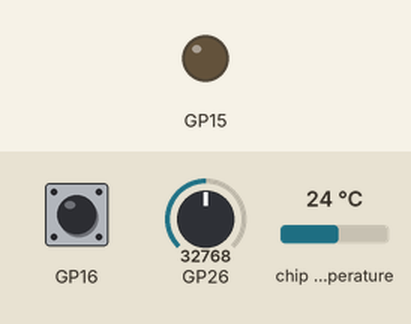
Recording of a program running on a simulated Raspberry Pi Pico running MicroPython. On the bench: output pins drawn as LEDs (lit = HIGH). Inputs (shaded band) come from the test bench; at power-on: GP16 HIGH, GP26 = 32768, chip temperature 24 °C (analog values on the 0–65535 scale). WiFi joins after 1.5 s; random numbers come from a fixed seed; no MQTT or app messages arrive unless stated; library files of the repository ran but are not shown: 1 file(s); what the program prints to the serial console is not drawn.

Above: at 3.3 s.
3.4 s: GP16 pulled LOW for 1 s
At 4.8 s:
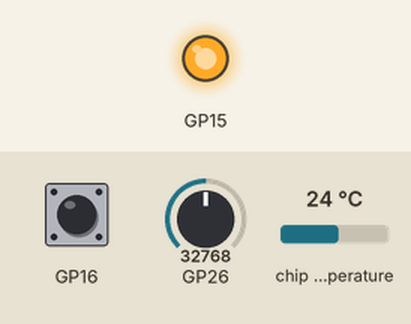
5.9 s: GP16 pulled LOW for 3.2 s
At 7.5 s:
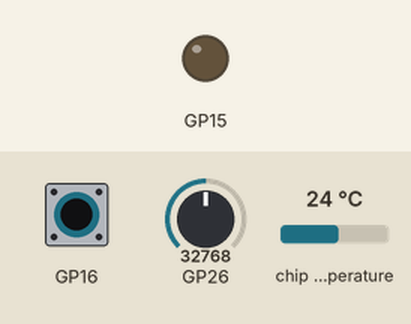
Timing chart, 0 to 9.0 s (numbered marks = the images above; inputs shaded):
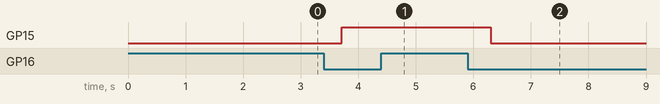

The program:

main.py
```python
import json
import gc
import machine
import time
try:
    import uos as os
except ImportError:
    import os

from actuator import MultiRelayController
from button_input import ButtonInput
from mqtt_service import MQTTService
from offline_queue import OfflinePublishQueue
from edge_sensors import SensorReader
from topic_builder import build_topics, button_state_topic, relay_state_topic
from wifi_manager import WiFiManager

try:
    import config
except ImportError:
    raise RuntimeError("Missing config.py. Copy config.example.py to config.py first.")


def now_ms():
    return time.ticks_ms()


def ticks_elapsed_ms(start_ms):
    return time.ticks_diff(now_ms(), start_ms)


def cfg(name, default_value):
    return getattr(config, name, default_value)


def load_wifi_credentials():
    ssid = config.WIFI_SSID
    password = config.WIFI_PASSWORD

    if not cfg("WIFI_USE_CREDENTIAL_FILE", False):
        return ssid, password

    path = cfg("WIFI_CREDENTIALS_PATH", "wifi_credentials.json")
    try:
        with open(path, "r") as fp:
            data = json.loads(fp.read())
            file_ssid = str(data.get("ssid", "")).strip()
            file_password = str(data.get("password", ""))
            if file_ssid:
                return file_ssid, file_password
    except Exception:
        pass

    return ssid, password


def clear_wifi_credentials_file():
    if not cfg("WIFI_USE_CREDENTIAL_FILE", False):
        return False

    path = cfg("WIFI_CREDENTIALS_PATH", "wifi_credentials.json")
    try:
        os.remove(path)
        return True
    except Exception:
        return False


if cfg("CPU_FREQ_HZ", None):
    try:
        machine.freq(cfg("CPU_FREQ_HZ", None))
    except Exception:
        pass


wifi_ssid, wifi_password = load_wifi_credentials()

wifi = WiFiManager(
    wifi_ssid,
    wifi_password,
    wifi_pm=cfg("WIFI_PM", None),
)

sensors = SensorReader(
    humidity_source=cfg("HUMIDITY_SOURCE", "simulated"),
    dht22_pin=cfg("DHT22_PIN", None),
)

relays = MultiRelayController(cfg("RELAYS", [{"id": "1", "pin": 15, "active_high": True}]))
topics = build_topics(config.TEAM_ID, config.DEVICE_ID)
queue = OfflinePublishQueue(max_items=cfg("OFFLINE_QUEUE_MAX", 80))

RELAY_IDS = relays.relay_ids()
DEFAULT_RELAY_ID = RELAY_IDS[0] if RELAY_IDS else "1"
CONNECTED_IP = ""
CONNECTED_MAC = ""
PAIRING_MODE_UNTIL_MS = 0

button = None
if cfg("BUTTON_ENABLED", False):
    try:
        hold_marks = [
            cfg("BUTTON_LONG_PRESS_STAGE1_MS", 3000),
            cfg("BUTTON_LONG_PRESS_STAGE2_MS", 8000),
        ]
        button = ButtonInput(
            pin_no=cfg("BUTTON_PIN", 16),
            pull_up=cfg("BUTTON_PULL_UP", True),
            active_low=cfg("BUTTON_ACTIVE_LOW", True),
            debounce_ms=cfg("BUTTON_DEBOUNCE_MS", 80),
            hold_marks_ms=hold_marks,
        )
    except Exception:
        button = None

wdt = None
if cfg("WATCHDOG_ENABLED", True):
    try:
        wdt = machine.WDT(timeout=cfg("WATCHDOG_TIMEOUT_MS", 8000))
    except Exception:
        wdt = None


def on_message(topic_bytes, payload_bytes):
    topic = topic_bytes.decode("utf-8")
    payload_raw = payload_bytes.decode("utf-8").strip()
    payload_upper = payload_raw.upper()

    relay_id = parse_relay_id_from_topic(topic)
    command = payload_upper

    if payload_raw.startswith("{") and payload_raw.endswith("}"):
        try:
            payload_json = json.loads(payload_raw)
            relay_id = str(payload_json.get("relay", relay_id or DEFAULT_RELAY_ID))
            command = str(payload_json.get("command", "")).strip().upper()
        except Exception:
            pass

    relay_id = relay_id or DEFAULT_RELAY_ID

    if not relays.has_relay(relay_id):
        return

    if command == "ON":
        relays.turn_on(relay_id)
    elif command == "OFF":
        relays.turn_off(relay_id)
    elif command == "TOGGLE":
        relays.toggle(relay_id)
    else:
        return

    publish_or_queue(relay_state_topic(topics["base"], relay_id), relays.state_text(relay_id), retain=True)


def parse_relay_id_from_topic(topic):
    prefix = topics["base"] + "/relay/"
    suffix = "/cmd"

    if not topic.startswith(prefix) or not topic.endswith(suffix):
        return None

    relay_id = topic[len(prefix) : -len(suffix)]
    if "/" in relay_id or relay_id == "":
        return None

    return relay_id


mqtt = MQTTService(
    client_id=config.DEVICE_ID,
    broker=config.MQTT_BROKER,
    port=config.MQTT_PORT,
    username=config.MQTT_USERNAME or None,
    password=config.MQTT_PASSWORD or None,
    keepalive=config.MQTT_KEEPALIVE,
    callback=on_message,
)


def feed_watchdog():
    if wdt is not None:
        try:
            wdt.feed()
        except Exception:
            pass


def power_sleep_ms(duration_ms):
    if duration_ms <= 0:
        return

    if cfg("USE_LIGHT_SLEEP", True):
        try:
            machine.lightsleep(duration_ms)
            return
        except Exception:
            pass

    time.sleep_ms(duration_ms)


def _direct_publish(topic, message, retain=False):
    mqtt.publish(topic, message, retain=retain)


def publish_or_queue(topic, message, retain=False):
    try:
        _direct_publish(topic, message, retain=retain)
    except Exception:
        queue.enqueue(topic, message, retain=retain)


def publish_status(online):
    pairing_active = time.ticks_diff(PAIRING_MODE_UNTIL_MS, now_ms()) > 0
    status_payload = {
        "device_id": config.DEVICE_ID,
        "team_id": config.TEAM_ID,
        "online": online,
        "relays": relays.state_map(),
        "queue_size": queue.size(),
        "pairing_mode": pairing_active,
    }
    publish_or_queue(topics["status"], json.dumps(status_payload), retain=True)


def publish_relay_states():
    for relay_id in RELAY_IDS:
        publish_or_queue(relay_state_topic(topics["base"], relay_id), relays.state_text(relay_id), retain=True)


def publish_button_state(is_pressed):
    topic = button_state_topic(topics["base"], cfg("BUTTON_ID", "1"))
    state = "PRESSED" if is_pressed else "RELEASED"
    publish_or_queue(topic, state, retain=False)


def publish_event(event_name, data=None):
    payload = {
        "event": event_name,
        "device_id": config.DEVICE_ID,
        "team_id": config.TEAM_ID,
        "ts_ms": now_ms(),
    }
    if isinstance(data, dict):
        payload.update(data)
    publish_or_queue(topics["event"], json.dumps(payload), retain=False)


def is_pairing_mode_active():
    return time.ticks_diff(PAIRING_MODE_UNTIL_MS, now_ms()) > 0


def activate_pairing_mode():
    global PAIRING_MODE_UNTIL_MS
    duration_sec = max(10, int(cfg("PAIRING_MODE_DURATION_SEC", 120)))
    PAIRING_MODE_UNTIL_MS = time.ticks_add(now_ms(), duration_sec * 1000)
    publish_event("pairing_mode_enter", {"duration_sec": duration_sec})
    publish_status(True)


def handle_long_press_action(action):
    action = str(action).strip().lower()

    if action == "reset_wifi_config":
        removed = clear_wifi_credentials_file()
        publish_event("wifi_config_reset", {"removed": removed})

        if removed and cfg("LONG_PRESS_RESET_REBOOT", True):
            publish_status(False)
            mqtt.disconnect()
            machine.reset()
            return

        # Fall back to pairing mode when no external credential file is configured.
        activate_pairing_mode()
        return

    activate_pairing_mode()


def handle_button_if_any():
    if button is None:
        return

    event = button.poll_event()
    if event is None:
        return

    event_type = event.get("type")

    if event_type == "pressed":
        publish_button_state(True)
        if cfg("BUTTON_PRESS_TOGGLE_RELAY", True) and not is_pairing_mode_active() and relays.has_relay(DEFAULT_RELAY_ID):
            relays.toggle(DEFAULT_RELAY_ID)
            publish_or_queue(
                relay_state_topic(topics["base"], DEFAULT_RELAY_ID),
                relays.state_text(DEFAULT_RELAY_ID),
                retain=True,
            )
        return

    if event_type == "released":
        publish_button_state(False)
        return

    if event_type == "long_pressed":
        mark_ms = int(event.get("mark_ms", 0))
        action = cfg("BUTTON_LONG_PRESS_STAGE1_ACTION", "pairing_mode")
        if mark_ms >= int(cfg("BUTTON_LONG_PRESS_STAGE2_MS", 8000)):
            action = cfg("BUTTON_LONG_PRESS_STAGE2_ACTION", "reset_wifi_config")

        publish_event(
            "button_long_press",
            {
                "action": action,
                "mark_ms": mark_ms,
                "duration_ms": int(event.get("duration_ms", mark_ms)),
            },
        )

        if cfg("BUTTON_LONG_PRESS_ENABLED", True):
            handle_long_press_action(action)


def publish_telemetry():
    data = sensors.read_all()
    publish_or_queue(topics["temperature"], str(data["temperature"]))
    publish_or_queue(topics["humidity"], str(data["humidity"]))
    publish_or_queue(topics["light"], str(data["light"]))


def publish_heartbeat(ip_address, mac_address):
    payload = {
        "device_id": config.DEVICE_ID,
        "team_id": config.TEAM_ID,
        "ip": ip_address,
        "mac": mac_address,
        "free_mem": gc.mem_free(),
        "uptime_ms": now_ms(),
        "queue_size": queue.size(),
    }
    publish_or_queue(topics["heartbeat"], json.dumps(payload))


def flush_offline_queue():
    queue.flush(_direct_publish)


def connect_all():
    global CONNECTED_IP, CONNECTED_MAC

    ifconfig = wifi.connect()
    CONNECTED_IP = ifconfig[0]
    CONNECTED_MAC = wifi.mac_address()

    mqtt.connect()
    mqtt.subscribe(topics["relay_cmd_wildcard"])

    flush_offline_queue()
    publish_relay_states()
    publish_status(True)
    publish_heartbeat(CONNECTED_IP, CONNECTED_MAC)

    return CONNECTED_IP, CONNECTED_MAC


def ensure_connected():
    retry_sec = cfg("RECONNECT_BASE_SEC", 2)

    while True:
        feed_watchdog()
        try:
            return connect_all()
        except Exception as ex:
            print("Reconnect failed:", ex)
            mqtt.disconnect()

            waited_ms = 0
            wait_target_ms = retry_sec * 1000
            while waited_ms < wait_target_ms:
                feed_watchdog()
                power_sleep_ms(200)
                waited_ms += 200

            retry_sec = min(cfg("RECONNECT_MAX_SEC", 30), max(1, retry_sec * 2))


def run():
    print("Starting Pico W Edge Station")
    print("Device:", config.DEVICE_ID)
    print("Team:", config.TEAM_ID)
    print("Wi-Fi SSID:", wifi_ssid)

    ip, mac = ensure_connected()
    print("Wi-Fi connected. IP:", ip)
    print("MAC:", mac)

    last_publish_ms = now_ms()
    last_heartbeat_ms = now_ms()
    gc_collect_ms = now_ms()

    while True:
        feed_watchdog()

        try:
            if not wifi.is_connected():
                ensure_connected()

            mqtt.check_messages()
            handle_button_if_any()

            if ticks_elapsed_ms(last_publish_ms) >= config.PUBLISH_INTERVAL_SEC * 1000:
                publish_telemetry()
                publish_relay_states()
                last_publish_ms = now_ms()

            if ticks_elapsed_ms(last_heartbeat_ms) >= config.HEARTBEAT_INTERVAL_SEC * 1000:
                publish_heartbeat(CONNECTED_IP, CONNECTED_MAC)
                last_heartbeat_ms = now_ms()

            if queue.size() > 0:
                flush_offline_queue()

            if ticks_elapsed_ms(gc_collect_ms) >= 15000:
                gc.collect()
                gc_collect_ms = now_ms()

            power_sleep_ms(cfg("LOOP_SLEEP_MS", 250))
        except Exception as ex:
            print("Loop error:", ex)
            mqtt.disconnect()
            ensure_connected()


if __name__ == "__main__":
    try:
        run()
    except KeyboardInterrupt:
        pass
    finally:
        try:
            publish_status(False)
            publish_relay_states()
        except Exception:
            pass
        mqtt.disconnect()
```

actuator.py
```python
import machine


class MultiRelayController:
    def __init__(self, relays):
        self._relays = {}

        for item in relays:
            relay_id = str(item.get("id"))
            pin_no = int(item.get("pin"))
            active_high = bool(item.get("active_high", True))
            pin = machine.Pin(pin_no, machine.Pin.OUT)

            self._relays[relay_id] = {
                "pin": pin,
                "active_high": active_high,
                "state": False,
            }
            self.set_state(relay_id, False)

    def _raw_for_state(self, active_high, is_on):
        if active_high:
            return 1 if is_on else 0
        return 0 if is_on else 1

    def relay_ids(self):
        return sorted(self._relays.keys())

    def has_relay(self, relay_id):
        return str(relay_id) in self._relays

    def set_state(self, relay_id, is_on):
        key = str(relay_id)
        if key not in self._relays:
            return False

        relay = self._relays[key]
        relay["state"] = bool(is_on)
        relay["pin"].value(self._raw_for_state(relay["active_high"], relay["state"]))
        return True

    def turn_on(self, relay_id):
        return self.set_state(relay_id, True)

    def turn_off(self, relay_id):
        return self.set_state(relay_id, False)

    def toggle(self, relay_id):
        key = str(relay_id)
        if key not in self._relays:
            return False
        return self.set_state(key, not self._relays[key]["state"])

    def state_text(self, relay_id):
        key = str(relay_id)
        if key not in self._relays:
            return "UNKNOWN"
        return "ON" if self._relays[key]["state"] else "OFF"

    def state_map(self):
        return {relay_id: self.state_text(relay_id) for relay_id in self.relay_ids()}
```

button_input.py
```python
import machine
import time


class ButtonInput:
    def __init__(
        self,
        pin_no,
        pull_up=True,
        active_low=True,
        debounce_ms=80,
        hold_marks_ms=None,
    ):
        mode = machine.Pin.PULL_UP if pull_up else machine.Pin.PULL_DOWN
        self._pin = machine.Pin(pin_no, machine.Pin.IN, mode)
        self._active_low = active_low
        self._debounce_ms = max(10, int(debounce_ms))

        if hold_marks_ms is None:
            hold_marks_ms = [3000]

        normalized = []
        for value in hold_marks_ms:
            try:
                mark = max(500, int(value))
                normalized.append(mark)
            except Exception:
                pass
        self._hold_marks_ms = sorted(set(normalized)) or [3000]

        self._stable = self.is_pressed()
        self._last_raw = self._stable
        self._last_change_ms = time.ticks_ms()
        self._pressed_since_ms = self._last_change_ms if self._stable else None
        self._fired_marks = set()

    def is_pressed(self):
        raw = bool(self._pin.value())
        return (not raw) if self._active_low else raw

    def poll_event(self):
        now = time.ticks_ms()
        raw_state = self.is_pressed()

        if raw_state != self._last_raw:
            self._last_raw = raw_state
            self._last_change_ms = now
            return None

        if raw_state != self._stable and time.ticks_diff(now, self._last_change_ms) >= self._debounce_ms:
            self._stable = raw_state
            if self._stable:
                self._pressed_since_ms = now
                self._fired_marks = set()
                return {"type": "pressed"}

            self._pressed_since_ms = None
            self._fired_marks = set()
            return {"type": "released"}

        if self._stable and self._pressed_since_ms is not None:
            duration_ms = time.ticks_diff(now, self._pressed_since_ms)
            for mark in self._hold_marks_ms:
                if duration_ms >= mark and mark not in self._fired_marks:
                    self._fired_marks.add(mark)
                    return {
                        "type": "long_pressed",
                        "mark_ms": mark,
                        "duration_ms": duration_ms,
                    }

        return None
```

mqtt_service.py
```python
try:
    from umqtt.simple import MQTTClient
except ImportError as ex:
    raise ImportError(
        "Missing MicroPython dependency 'umqtt.simple'. On Pico W in Thonny, run install_deps.py once or install 'umqtt.simple' from Tools > Manage packages."
    ) from ex


class MQTTService:
    def __init__(
        self,
        client_id,
        broker,
        port=1883,
        username=None,
        password=None,
        keepalive=60,
        callback=None,
    ):
        self._client = MQTTClient(
            client_id=client_id,
            server=broker,
            port=port,
            user=username,
            password=password,
            keepalive=keepalive,
        )
        self._callback = callback

        if callback is not None:
            self._client.set_callback(callback)

    def connect(self):
        self._client.connect()

    def disconnect(self):
        try:
            self._client.disconnect()
        except Exception:
            pass

    def publish(self, topic, message, retain=False):
        if isinstance(topic, str):
            topic = topic.encode("utf-8")
        if isinstance(message, str):
            message = message.encode("utf-8")
        self._client.publish(topic, message, retain=retain)

    def subscribe(self, topic):
        if isinstance(topic, str):
            topic = topic.encode("utf-8")
        self._client.subscribe(topic)

    def check_messages(self):
        self._client.check_msg()
```

Source omitted: offline_queue.py (923 bytes), edge_sensors.py (1658 bytes), topic_builder.py (849 bytes), wifi_manager.py (1201 bytes), config.py (1390 bytes)

Measured:
- after the input at 3.4 s, GP15: LOW → HIGH after 0.32 s
- after the input at 5.9 s, GP15: HIGH → LOW after 0.41 s
